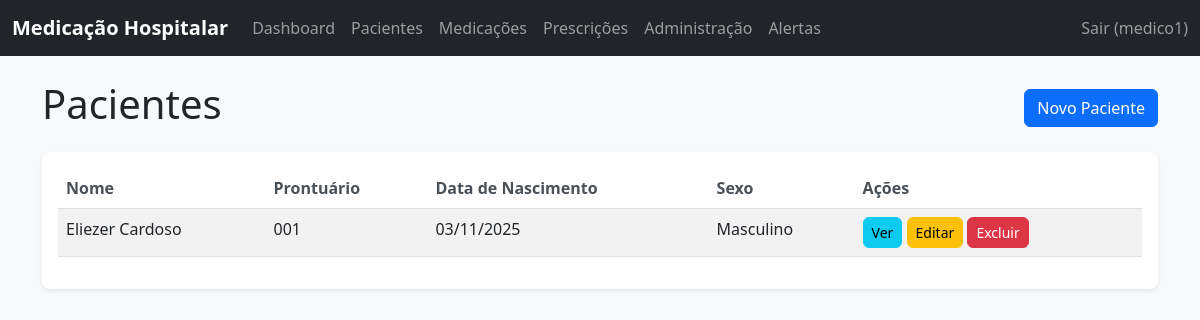
/pacientes/ (signed in), run on an earlier commit of the app's database.
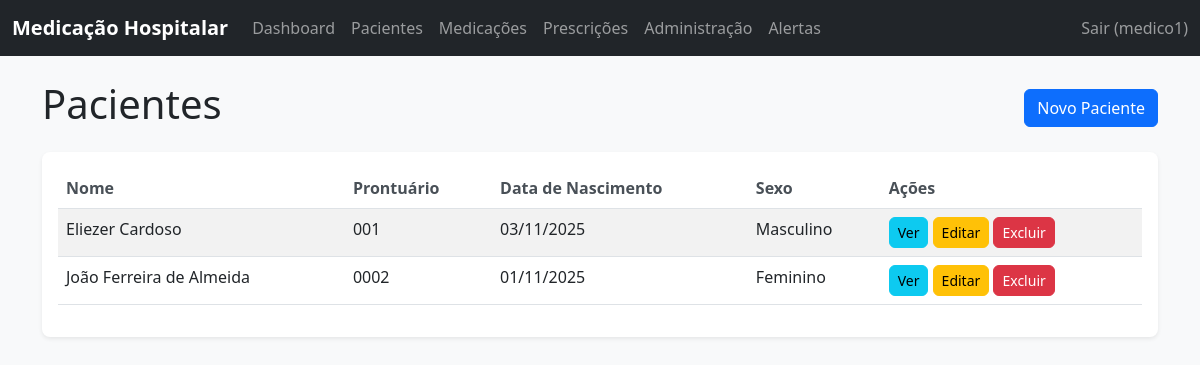
And on a later commit of the database.
### core/models.py (models this page shows, shortened)
class Paciente(models.Model):
    SEXO_CHOICES = [
        ('M', 'Masculino'),
        ('F', 'Feminino'),
        ('O', 'Outro'),
    ]
    nome = models.CharField(max_length=255)
    cpf = models.CharField(max_length=11, unique=True, blank=True, null=True)
    data_nascimento = models.DateField()
    sexo = models.CharField(max_length=1, choices=SEXO_CHOICES)
    prontuario = models.CharField(max_length=50, unique=True)
    telefone_contato = models.CharField(max_length=20, blank=True, null=True)
    alergias = models.TextField(blank=True, null=True)
    historico_clinico = models.TextField(blank=True, null=True)
    class Meta:
        verbose_name = "Paciente"
        verbose_name_plural = "Pacientes"

### core/views_frontend.py (the view)
# urls.py: path('pacientes/', PacienteListView.as_view(), name='pacientes'),
class PacienteListView(LoginRequiredMixin, ListView):
    model = Paciente
    template_name = 'core/paciente_list.html'
    context_object_name = 'pacientes'

### templates/core/paciente_list.html (shortened to what this page needs)
{% extends 'base.html' %}
{% load static %}
{% block content %}
<div class="row">
    <div class="col-12">
        <div class="d-flex justify-content-between align-items-center mb-3">
            <h1>Pacientes</h1>
            <a href="{% url 'paciente_create' %}" class="btn btn-primary">Novo Paciente</a>
        </div>
    </div>
</div>
<div class="row">
    <div class="col-12">
        <div class="card">
            <div class="card-body">
                {% if pacientes %}
                    <div class="table-responsive">
                        <table class="table table-striped">
                            <thead>
                                <tr>
                                    <th>Nome</th>
                                    <th>Prontuário</th>
                                    <th>Data de Nascimento</th>
                                    <th>Sexo</th>
                                    <th>Ações</th>
                                </tr>
                            </thead>
                            <tbody>
                                {% for paciente in pacientes %}
                                    <tr>
                                        <td>{{ paciente.nome }}</td>
                                        <td>{{ paciente.prontuario }}</td>
                                        <td>{{ paciente.data_nascimento|date:"d/m/Y" }}</td>
                                        <td>{{ paciente.get_sexo_display }}</td>
                                        <td>
                                            <a href="{% url 'paciente_detail' paciente.pk %}" class="btn btn-sm btn-info">Ver</a>
                                            <a href="{% url 'paciente_update' paciente.pk %}" class="btn btn-sm btn-warning">Editar</a>
                                            <a href="{% url 'paciente_delete' paciente.pk %}" class="btn btn-sm btn-danger">Excluir</a>
                                        </td>
                                    </tr>
                                {% endfor %}
                            </tbody>
                        </table>
                    </div>
                {% else %}
                    <p class="text-muted">Nenhum paciente cadastrado.</p>
                {% endif %}
            </div>
        </div>
    </div>
</div>
{% endblock %}

What changed in the data, as far as the page shows it:
added Paciente: nome "João Ferreira de Almeida", prontuario "0002", data_nascimento "01/11/2025", sexo "Feminino"
